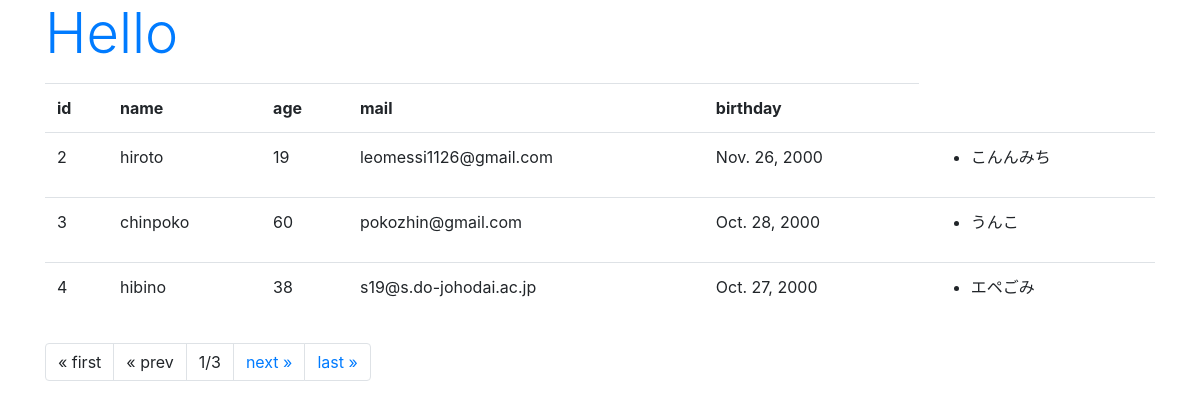
/hello/, run on the app's committed database.
### hello/models.py (models this page shows, shortened)
class Friend(models.Model):
  name = models.CharField(max_length=100, \
    validators=[number_onry])
  mail = models.EmailField(max_length=200)
  gender = models.BooleanField()
  age = models.IntegerField()
  birthday = models.DateField()

class Message(models.Model):
  friend = models.ForeignKey(Friend, on_delete=models.CASCADE)
  title = models.CharField(max_length=100)
  content = models.CharField(max_length=300)
  pub_date = models.DateTimeField(auto_now_add=True)
  class Meta:
    ordering = ('pub_date',)

### hello/views.py (the view)
# urls.py: path('', views.index, name='index'),
def index(request, num=1):
  data = Friend.objects.all()
  page = Paginator(data, 3)
  params = {
    'title': 'Hello',
    'message':'',
    'data': page.get_page(num),
  }
  return render(request, 'hello/index.html', params)

### hello/templates/hello/index.html (shortened to what this page needs)
{% load static %}
<!DOCTYPE html>
<html jang="ja">
<head>
  <link rel="stylesheet"
    href="https://stackpath.bootstrapcdn.com/bootstrap/4.3.1/css/bootstrap.min.css"
 />
</head>
<body class="container">
  <h1 class="display-4 text-primary">{{title}}</h1>
  <table class="table">
    <tr>
      <th>id</th>
      <th>name</th>
      <th>age</th>
      <th>mail</th>
      <th>birthday</th>
    </tr>
  {% for item in data %}
    <tr>
      <td>{{item.id}}</td>
      <td>{{item.name}}</td>
      <td>{{item.age}}</td>
      <td>{{item.mail}}</td>
      <td>{{item.birthday}}</td>
      <td><ul>
        {% for ob in item.message_set.all %}
          <li>{{ob.title}}</li>
        {% endfor %}
      </ul></td>
    </tr>
  {% endfor %}
  </table>
  <ul class="pagination">
    {% if data.has_previous %}
    <li class="page-item">
      <a class="page-link" href="{% url 'index' %}">
        &laquo; first</a>
    </li>
    <li class="page-item">
      <a class="page-link" href="{% url 'index' %}{{data.previous_page_number}}">
        &laquo; prev</a>
    </li>
    {% else %}
    <li class="page-item">
      <a class="page-link">
        &laquo; first</a>
    </li>
    <li class="page-item">
      <a class="page-link">
        &laquo; prev</a>
    </li>
    {% endif %}
    <li class="page-item">
      <a class="page-link">{{data.number}}/{{data.paginator.num_pages}}</a>
    </li>
  {% if data.has_next %}
  <li class="page-item">
    <a class="page-link"
    href="{% url 'index' %}{{data.next_page_number }}">
      next &raquo;</a>
  </li>
  <li class="page-item">
    <a class="page-link"
    href="{% url 'index' %}{{data.paginator.num_pages }}">
      last &raquo;</a>
  </li>
  {% endif %}
  </ul>
</body>
</html>

### data on the page
Friend: id "2", name "hiroto", age "19", mail "leomessi1126@gmail.com", birthday "Nov. 26, 2000"
Message: title "こんんみち"
Friend: id "3", name "chinpoko", age "60", mail "pokozhin@gmail.com", birthday "Oct. 28, 2000"
Message: title "うんこ"
Friend: id "4", name "hibino", age "38", mail "s19@s.do-johodai.ac.jp", birthday "Oct. 27, 2000"
Message: title "エペごみ"

### other printed values
{{ title }} "Hello"
{{ data.number }} "1"
{{ data.paginator.num_pages }} "3"
